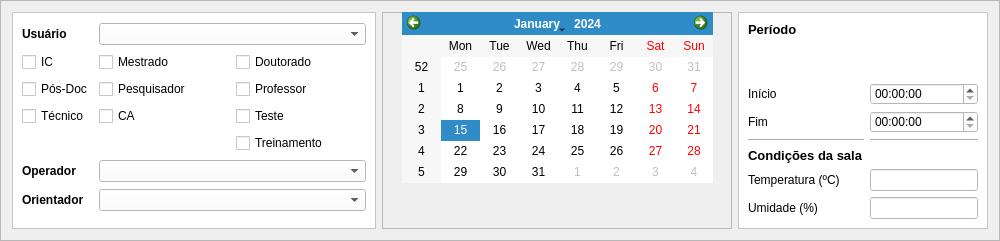
        <widget class="QFrame" name="frame_2">
         <property name="minimumSize">
          <size>
           <width>1000</width>
           <height>200</height>
          </size>
         </property>
         <property name="maximumSize">
          <size>
           <width>16777215</width>
           <height>16777215</height>
          </size>
         </property>
         <property name="styleSheet">
          <string notr="true"/>
         </property>
         <property name="frameShape">
          <enum>QFrame::StyledPanel</enum>
         </property>
         <property name="frameShadow">
          <enum>QFrame::Raised</enum>
         </property>
         <layout class="QHBoxLayout" name="horizontalLayout_2">
          <item>
           <widget class="QFrame" name="frame_18">
            <property name="maximumSize">
             <size>
              <width>16777215</width>
              <height>16777215</height>
             </size>
            </property>
            <property name="styleSheet">
             <string notr="true">background-color: rgb(255, 255, 255);</string>
            </property>
            <property name="frameShape">
             <enum>QFrame::StyledPanel</enum>
            </property>
            <property name="frameShadow">
             <enum>QFrame::Raised</enum>
            </property>
            <layout class="QGridLayout" name="gridLayout">
             <item row="7" column="1" colspan="2">
              <widget class="QComboBox" name="technician_comboBox">
               <property name="minimumSize">
                <size>
                 <width>0</width>
                 <height>0</height>
                </size>
               </property>
              </widget>
             </item>
             <item row="7" column="0">
              <widget class="QLabel" name="label_26">
               <property name="font">
                <font>
                 <pointsize>9</pointsize>
                 <weight>75</weight>
                 <bold>true</bold>
                </font>
               </property>
               <property name="text">
                <string>Operador</string>
               </property>
              </widget>
             </item>
             <item row="0" column="0">
              <widget class="QLabel" name="label_24">
               <property name="maximumSize">
                <size>
                 <width>50</width>
                 <height>16777215</height>
                </size>
               </property>
               <property name="font">
                <font>
                 <pointsize>9</pointsize>
                 <weight>75</weight>
                 <bold>true</bold>
                </font>
               </property>
               <property name="text">
                <string>Usuário</string>
               </property>
              </widget>
             </item>
             <item row="2" column="1">
              <widget class="QCheckBox" name="mestrado_checkBox">
               <property name="text">
                <string>Mestrado</string>
               </property>
              </widget>
             </item>
             <item row="2" column="0">
              <widget class="QCheckBox" name="ic_checkBox">
               <property name="text">
                <string>IC</string>
               </property>
              </widget>
             </item>
             <item row="4" column="1">
              <widget class="QCheckBox" name="ca_checkBox">
               <property name="text">
                <string>CA</string>
               </property>
              </widget>
             </item>
             <item row="3" column="0">
              <widget class="QCheckBox" name="posdoc_checkBox">
               <property name="text">
                <string>Pós-Doc</string>
               </property>
              </widget>
             </item>
             <item row="3" column="1">
              <widget class="QCheckBox" name="pesquisador_checkBox">
               <property name="text">
                <string>Pesquisador</string>
               </property>
              </widget>
             </item>
             <item row="2" column="2">
              <widget class="QCheckBox" name="doutorado_checkBox">
               <property name="text">
                <string>Doutorado</string>
               </property>
              </widget>
             </item>
             <item row="4" column="0">
              <widget class="QCheckBox" name="technician_checkBox">
               <property name="text">
                <string>Técnico</string>
               </property>
              </widget>
             </item>
             <item row="3" column="2">
              <widget class="QCheckBox" name="professor_checkBox">
               <property name="text">
                <string>Professor</string>
               </property>
              </widget>
             </item>
             <item row="8" column="0">
              <widget class="QLabel" name="label_25">
               <property name="font">
                <font>
                 <pointsize>9</pointsize>
                 <weight>75</weight>
                 <bold>true</bold>
                </font>
               </property>
               <property name="text">
                <string>Orientador</string>
               </property>
              </widget>
             </item>
             <item row="4" column="2">
              <widget class="QCheckBox" name="test_checkBox">
               <property name="text">
                <string>Teste</string>
               </property>
              </widget>
             </item>
             <item row="8" column="1" colspan="2">
              <widget class="QComboBox" name="advisor_comboBox">
               <property name="minimumSize">
                <size>
                 <width>0</width>
                 <height>0</height>
                </size>
               </property>
              </widget>
             </item>
             <item row="0" column="1" colspan="2">
              <widget class="QComboBox" name="user_comboBox">
               <property name="minimumSize">
                <size>
                 <width>0</width>
                 <height>0</height>
                </size>
               </property>
              </widget>
             </item>
             <item row="5" column="2">
              <widget class="QCheckBox" name="treinamento_checkBox">
               <property name="text">
                <string>Treinamento</string>
               </property>
              </widget>
             </item>
            </layout>
           </widget>
          </item>
          <item>
           <widget class="QFrame" name="frame_19">
            <property name="maximumSize">
             <size>
              <width>350</width>
              <height>16777215</height>
             </size>
            </property>
            <property name="styleSheet">
             <string notr="true"/>
            </property>
            <property name="frameShape">
             <enum>QFrame::StyledPanel</enum>
            </property>
            <property name="frameShadow">
             <enum>QFrame::Raised</enum>
            </property>
            <widget class="QCalendarWidget" name="calendarWidget">
             <property name="geometry">
              <rect>
               <x>20</x>
               <y>0</y>
               <width>311</width>
               <height>171</height>
              </rect>
             </property>
            </widget>
           </widget>
          </item>
          <item>
           <widget class="QFrame" name="frame_20">
            <property name="maximumSize">
             <size>
              <width>250</width>
              <height>16777215</height>
             </size>
            </property>
            <property name="styleSheet">
             <string notr="true">background-color: rgb(255, 255, 255);</string>
            </property>
            <property name="frameShape">
             <enum>QFrame::StyledPanel</enum>
            </property>
            <property name="frameShadow">
             <enum>QFrame::Raised</enum>
            </property>
            <layout class="QGridLayout" name="gridLayout_8">
             <item row="0" column="0">
              <widget class="QLabel" name="label_18">
               <property name="maximumSize">
                <size>
                 <width>16777215</width>
                 <height>20</height>
                </size>
               </property>
               <property name="font">
                <font>
                 <pointsize>10</pointsize>
                 <weight>75</weight>
                 <bold>true</bold>
                </font>
               </property>
               <property name="text">
                <string>Período</string>
               </property>
              </widget>
             </item>
             <item row="2" column="0">
              <widget class="QLabel" name="label_12">
               <property name="text">
                <string>Início</string>
               </property>
              </widget>
             </item>
             <item row="3" column="0">
              <widget class="QLabel" name="label_13">
               <property name="text">
                <string>Fim</string>
               </property>
              </widget>
             </item>
             <item row="3" column="1">
              <widget class="QTimeEdit" name="stop_timeEdit">
               <property name="maximumSize">
                <size>
                 <width>200</width>
                 <height>16777215</height>
                </size>
               </property>
              </widget>
             </item>
             <item row="2" column="1">
              <widget class="QTimeEdit" name="start_timeEdit">
               <property name="maximumSize">
                <size>
                 <width>200</width>
                 <height>16777215</height>
                </size>
               </property>
              </widget>
             </item>
             <item row="6" column="0">
              <widget class="QLabel" name="label_16">
               <property name="text">
                <string>Temperatura (ºC)</string>
               </property>
              </widget>
             </item>
             <item row="7" column="0">
              <widget class="QLabel" name="label_17">
               <property name="text">
                <string>Umidade (%)</string>
               </property>
              </widget>
             </item>
             <item row="5" column="0">
              <widget class="QLabel" name="label_19">
               <property name="maximumSize">
                <size>
                 <width>16777215</width>
                 <height>20</height>
                </size>
               </property>
               <property name="font">
                <font>
                 <pointsize>10</pointsize>
                 <weight>75</weight>
                 <bold>true</bold>
                </font>
               </property>
               <property name="text">
                <string>Condições da sala</string>
               </property>
              </widget>
             </item>
             <item row="7" column="1">
              <widget class="QLineEdit" name="humidity_lineEdit">
               <property name="maximumSize">
                <size>
                 <width>150</width>
                 <height>16777215</height>
                </size>
               </property>
              </widget>
             </item>
             <item row="6" column="1">
              <widget class="QLineEdit" name="temperature_lineEdit">
               <property name="maximumSize">
                <size>
                 <width>150</width>
                 <height>16777215</height>
                </size>
               </property>
              </widget>
             </item>
             <item row="4" column="0">
              <widget class="Line" name="line_7">
               <property name="orientation">
                <enum>Qt::Horizontal</enum>
               </property>
              </widget>
             </item>
             <item row="4" column="1">
              <widget class="Line" name="line_8">
               <property name="orientation">
                <enum>Qt::Horizontal</enum>
               </property>
              </widget>
             </item>
             <item row="1" column="1">
              <spacer name="verticalSpacer_10">
               <property name="orientation">
                <enum>Qt::Vertical</enum>
               </property>
               <property name="sizeHint" stdset="0">
                <size>
                 <width>20</width>
                 <height>40</height>
                </size>
               </property>
              </spacer>
             </item>
            </layout>
           </widget>
          </item>
         </layout>
        </widget>
